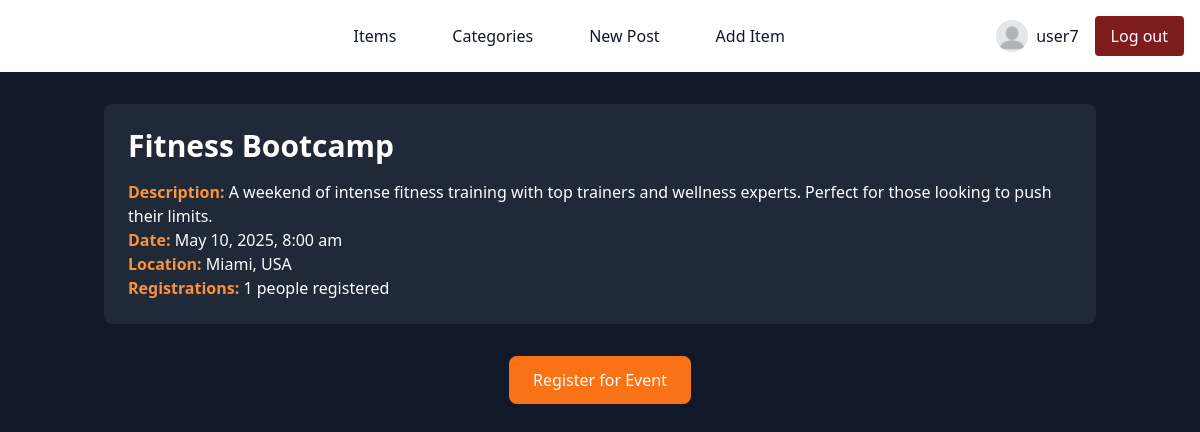
/src/public/templates/event.php?id=3 (signed in), run on the app's committed database.
### tables this page shows
CREATE TABLE `events` (
  `event_id` int(10) UNSIGNED NOT NULL,
  `event_name` varchar(255) NOT NULL,
  `event_description` mediumtext NOT NULL,
  `event_date` datetime NOT NULL,
  `location` varchar(255) NOT NULL,
  `created_at` timestamp NOT NULL DEFAULT CURRENT_TIMESTAMP
);

### src/public/templates/event.php (called while the page is built, shortened)
<?php
include '../../../db_connection.php';
include '../../Component/navbar.php';
$isLoggedIn = isset($_SESSION['user_id']);
$userId = $isLoggedIn ? $_SESSION['user_id'] : null;
$userName = $isLoggedIn ? $_SESSION['username'] : null;
$navbar = new Navbar($conn, $isLoggedIn, $userId, $userName);
if (isset($_GET['id'])) {
    $event_id = $_GET['id'];
    $sql_event_details = "SELECT * FROM events WHERE event_id = ?";
    $stmt = $conn->prepare($sql_event_details);
    $stmt->bind_param("i", $event_id);
    $stmt->execute();
    $result = $stmt->get_result();
    if ($result->num_rows > 0) {
        $event = $result->fetch_assoc();
    } else {
        echo "<p>Event not found.</p>";
        exit;
    }
    $isRegistered = false;
    if ($isLoggedIn) {
        $sql_check_registration = "SELECT * FROM event_registrations WHERE user_id = ? AND event_id = ?";
        $stmt_check_registration = $conn->prepare($sql_check_registration);
        $stmt_check_registration->bind_param("ii", $userId, $event_id);
        $stmt_check_registration->execute();
        $result_registration = $stmt_check_registration->get_result();
        $isRegistered = $result_registration->num_rows > 0;
    }
    $sql_registration_count = "SELECT COUNT(*) as total_registrations FROM event_registrations WHERE event_id = ?";
    $stmt_count = $conn->prepare($sql_registration_count);
    $stmt_count->bind_param("i", $event_id);
    $stmt_count->execute();
    $result_count = $stmt_count->get_result();
    $registration_count = $result_count->fetch_assoc()['total_registrations'];
} else {
    echo "<p>No event specified.</p>";
    exit;
}
include '../../Component/view/event_view.php';
?>

### src/Component/view/event_view.php (the view, shortened to what this page needs)
<!DOCTYPE html>
<html lang="en">
<head>
    <script src="https://cdn.tailwindcss.com"></script>
</head>
<body class="bg-gray-900 text-white">
  <header>
    <?php
          echo $navbar->render();
    ?>
  </header>
  <main class="container mx-auto px-4 py-8">
    <div class="bg-gray-800 rounded-lg p-6 mb-2">
        <h1 class="text-3xl font-semibold mb-4"><?php echo htmlspecialchars($event['event_name'], ENT_QUOTES, 'UTF-8'); ?></h1>
        <p><strong class="text-orange-400">Description:</strong> <?php echo htmlspecialchars($event['event_description'], ENT_QUOTES, 'UTF-8'); ?></p>
        <p><strong class="text-orange-400">Date:</strong> <?php echo date("F j, Y, g:i a", strtotime($event['event_date'])); ?></p>
        <p><strong class="text-orange-400">Location:</strong> <?php echo htmlspecialchars($event['location'], ENT_QUOTES, 'UTF-8'); ?></p>
        <p><strong class="text-orange-400">Registrations:</strong> <?php echo $registration_count; ?> people registered</p>
    </div>
    <br>
    <?php if (!$isRegistered): ?>
        <?php if ($isLoggedIn): ?>
            <div class="flex justify-center">
                <form method="POST">
                    <button type="submit" name="register" class="bg-orange-500 text-white px-6 py-3 rounded-lg hover:bg-orange-600">Register for Event</button>
                </form>
            </div>
        <?php else: ?>
            <div class="bg-gray-800 p-4 rounded-lg">
                <p>You need to <a href="login.php" class="text-orange-500">log in</a> to register for this event.</p>
            </div>
        <?php endif; ?>
    <?php endif; ?>
</main>
</body>
</html>

### src/Component/navbar.php (shortened to what this page needs)
<?php
class Navbar{
    private $dbConnection;
    private $isLoggedIn;
    private $userId;
    private $userName;
    public function __construct($dbConnection, $isLoggedIn = false, $userId = null, $userName = null) {
        $this->dbConnection = $dbConnection;
        $this->categories = $this->fetchCategories($dbConnection);
        $this->isLoggedIn = $isLoggedIn;
        $this->userId = $userId;
        $this->userName = $userName;
    }
    private function fetchCategories($dbConnection) {
        $sql = "SELECT category_id, name FROM categories ORDER BY name ASC";
        $result = $dbConnection->query($sql);
        $categories = [];
        if ($result->num_rows > 0) {
            while ($row = $result->fetch_assoc()) {
                $categories[] = $row;
            }
        }
        return $categories;
    }
    private function fetchProfilePicture($userId) {
        $sql = "SELECT profile_picture FROM users WHERE user_id = ?";
        $stmt = $this->dbConnection->prepare($sql);
        $stmt->bind_param("i", $userId);
        $stmt->execute();
        $result = $stmt->get_result();
        $image_src = '/src/public/image/default.png';
        return $image_src;
    }
    public function render() {
    ?>
    <nav class="bg-white border-gray-200 dark:bg-gray-900">
            <div class="max-w-screen-xl flex flex-wrap items-center justify-between mx-auto p-4 m-0">
                <a href="index.php" class="flex items-center space-x-3">
                    <span class="text-2xl font-semibold whitespace-nowrap dark:text-white">HobbyHub</span>
                </a>
                <div class="hidden w-full md:block md:w-auto" id="navbar-default">
                    <ul class="flex flex-col md:flex-row space-y-4 md:space-y-0 md:space-x-8 p-4 md:p-0 bg-gray-50 md:bg-white dark:bg-gray-800 md:dark:bg-gray-900">
                        <li><a href="items.php" class="block py-2 px-3 text-gray-900 hover:text-blue-700 dark:text-white">Items</a></li>
                        <li>
                            <div class="relative">
                                <button
                                    class="block py-2 px-3 text-gray-900 hover:text-blue-700 dark:text-white"
                                    onclick="toggleDropdown()"
                                >
                                    Categories
                                </button>
                            </div>
                        </li>
                        <?php if ($this->isLoggedIn): ?>
                            <li><a href="new_post.php" class="block py-2 px-3 text-gray-900 hover:text-blue-700 dark:text-white">New Post</a></li>
                            <li><a href="add_item.php" class="block py-2 px-3 text-gray-900 hover:text-blue-700 dark:text-white">Add Item</a></li>
                        <?php endif; ?>
                    </ul>
                </div>
                <div class="flex space-x-4">
                    <?php if ($this->isLoggedIn): ?>
                        <a href="user.php?id=<?php echo $this->userId; ?>" class="flex items-center space-x-2">
                            <img src="<?php echo $this->fetchProfilePicture($this->userId); ?>" class="w-8 h-8 rounded-full">
                            <span class="text-gray-900 dark:text-white"><?php echo htmlspecialchars($this->userName); ?></span>
                        </a>
                        <form method="POST" class="m-0">
                            <button type="submit" name="logout" class="px-4 py-2 text-white bg-red-900 rounded hover:bg-red-800 dark:bg-red-700 dark:hover:bg-red-600">Log out</button>
                        </form>
                    <?php else: ?>
                         <a href="register.php" class="px-4 py-2 text-white bg-gray-900 rounded hover:bg-gray-800 dark:bg-gray-700 dark:hover:bg-gray-600">Sign up</a>
                        <a href="login.php" class="px-4 py-2 text-white bg-gray-900 rounded hover:bg-gray-800 dark:bg-gray-700 dark:hover:bg-gray-600">Login</a>
                    <?php endif; ?>
                </div>
            </div>
        </nav>
<?php
    return ob_get_clean();
    }
}
?>

### data on the page
events: event_name "Fitness Bootcamp", event_description "A weekend of intense fitness training with top trainers and wellness experts. Perfect for those looking to push their limits.", event_date "May 10, 2025, 8:00 am", location "Miami, USA"

### other printed values
$this->userName "user7"
$registration_count "1"
